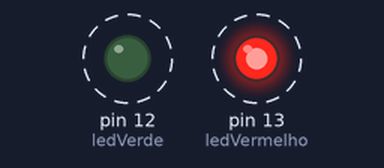
Recording of a sketch running on a simulated Arduino Uno, built with avr-gcc and run on an emulated ATmega328P. On the bench: output pins drawn as LEDs (lit = HIGH). Dashed ring = blinking. What the sketch prints to the serial monitor is not drawn.

Above: at 0.5 s.
Timing chart, 0 to 4.6 s (numbered marks = the images above):
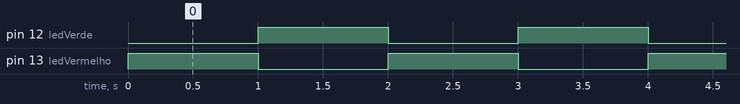

The sketch:

aula1.ino
```cpp
int ledVermelho = 13;
int ledVerde = 12;
//int botao = 11;
int numberSleep = 0;

void setup(){
  pinMode(ledVermelho, OUTPUT);
  pinMode(ledVerde, OUTPUT);
  //pinMode(botao, INPUT);
  Serial.begin(9600);
}

void loop(){
  numberSleep = 1000;

  digitalWrite(ledVermelho, HIGH);
  digitalWrite(ledVerde, LOW);
  delay(numberSleep);
  digitalWrite(ledVerde, HIGH);
  digitalWrite(ledVermelho, LOW);
  delay(numberSleep);
  digitalWrite(ledVermelho, HIGH);
  digitalWrite(ledVerde, LOW);
  //Serial.println(numberSleep);

  //numberSleep = 2000;
  delay(numberSleep);
  digitalWrite(ledVermelho, LOW);
  digitalWrite(ledVerde, HIGH);
  delay(numberSleep);
  digitalWrite(ledVerde, LOW);
  digitalWrite(ledVermelho, HIGH);
  delay(numberSleep);
  digitalWrite(ledVerde, HIGH);
  digitalWrite(ledVermelho, LOW);
  delay(numberSleep);
  Serial.println(numberSleep);
}
```

Measured:
- by itself, pin 12 (ledVerde), pin 13 (ledVermelho): alternates HIGH for 1.0 s and LOW for 1.0 s
